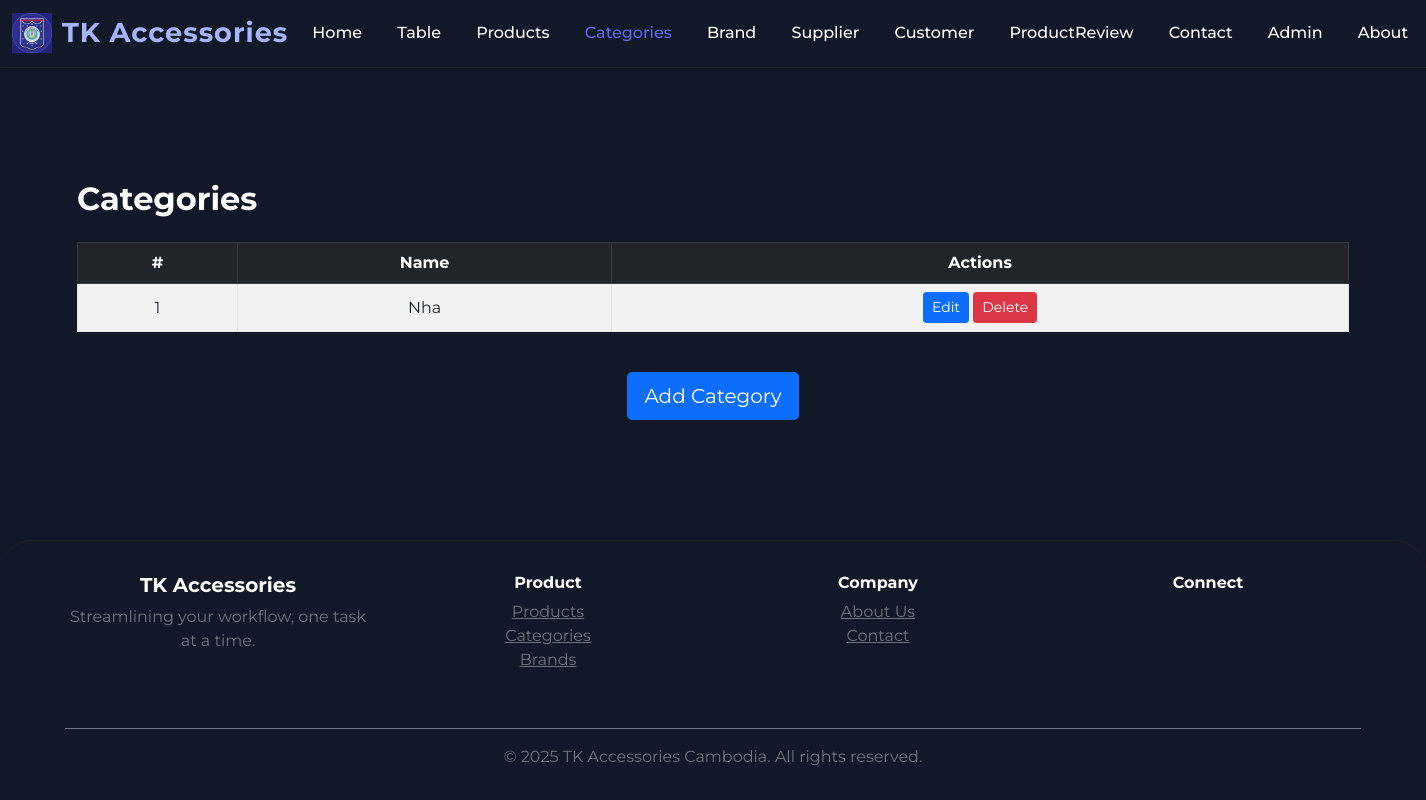
The app's page /category/, older data.
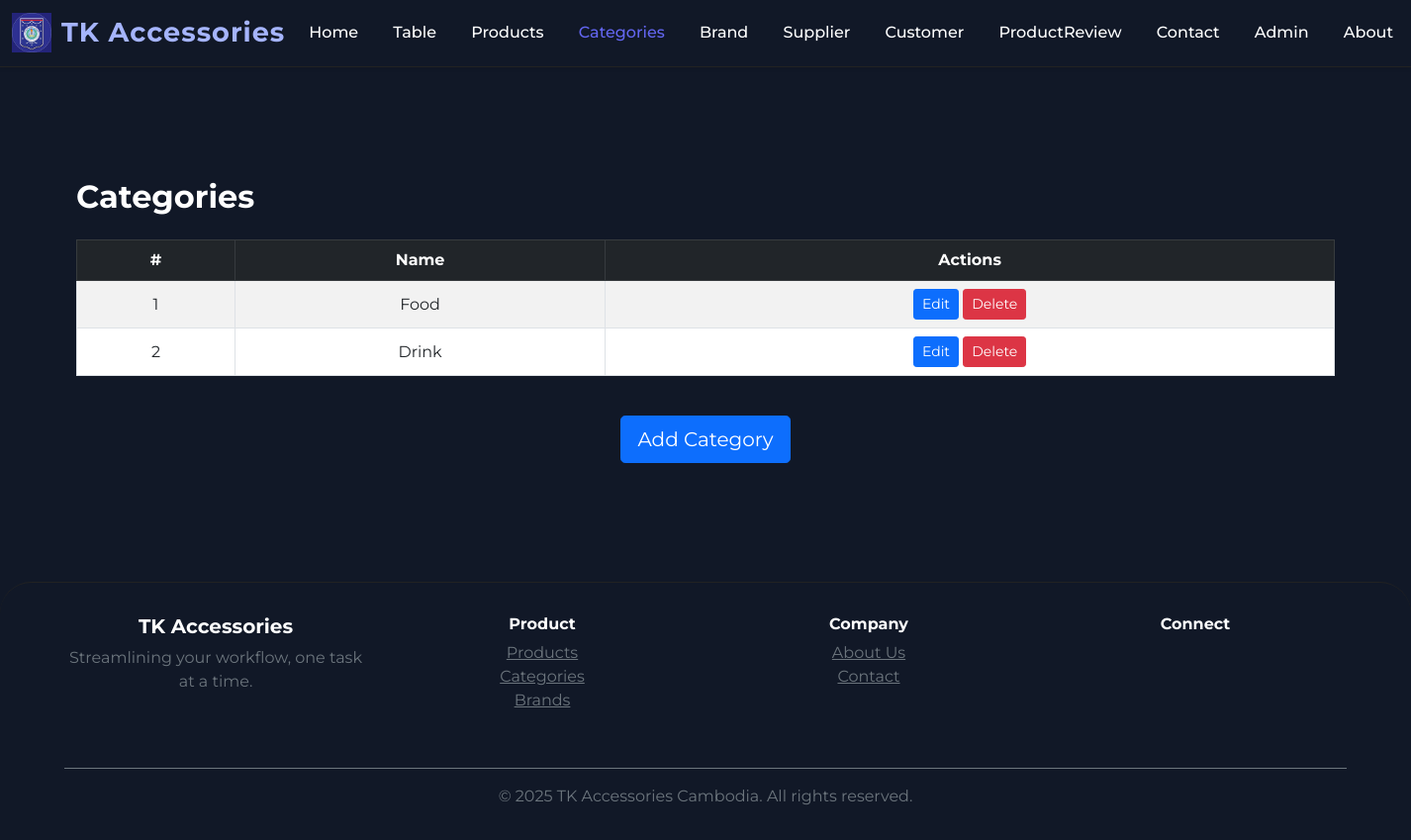
The same page, newer data.
### my_web_app/models.py (models this page shows, shortened)
class Category(models.Model):
    name = models.CharField(max_length=100, unique=True)
    class Meta:
        verbose_name_plural = "Categories"

### my_web_app/views.py (the view)
# urls.py: path('category/', views.category, name='category'),
def category(request):
    categories = Category.objects.all().order_by('id')
    return render(request, 'category.html', {'categories': categories})

### my_web_app/templates/category.html (shortened to what this page needs)
{% extends 'base.html' %}
{% block content %}
<section class="py-5">
    <div class="container">
        <h2 class="fw-bold mb-4 text-white">Categories</h2>
        <div class="table-responsive">
            <table class="table table-bordered table-hover table-striped align-middle text-center bg-white">
                <thead class="table-dark">
                    <tr>
                        <th>#</th>
                        <th>Name</th>
                        <th>Actions</th>
                    </tr>
                </thead>
                <tbody>
                    {% for category in categories %}
                    <tr>
                        <td>{{ forloop.counter }}</td>
                        <td>{{ category.name }}</td>
                        <td>
                            <a class="btn btn-primary btn-sm"
                               onclick="showPasswordPrompt('{% url 'edit_category' category.id %}', 'edit')">Edit</a>
                            <a class="btn btn-danger btn-sm"
                               onclick="showPasswordPrompt('{% url 'delete_category' category.id %}', 'delete')">Delete</a>
                        </td>
                    </tr>
                    {% empty %}
                    <tr>
                        <td colspan="3" class="text-center">No category data available.</td>
                    </tr>
                    {% endfor %}
                </tbody>
            </table>
        </div>
        <div class="text-center mt-4">
            <a href="{% url 'add_category' %}" class="btn btn-primary btn-lg"
                onclick="showPasswordPrompt('{% url 'add_category' %}', 'add')">Add Category</a>
        </div>
    </div>
</section>
{% endblock content %}

Row changes from the older to the newer data that the page shows:
removed Category: name "Nha"
added Category: name "Food"
added Category: name "Drink"
